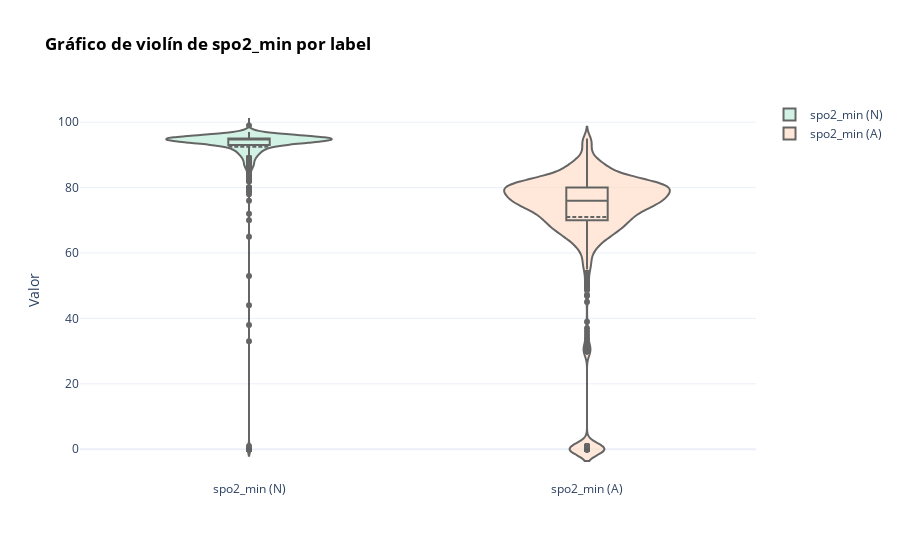
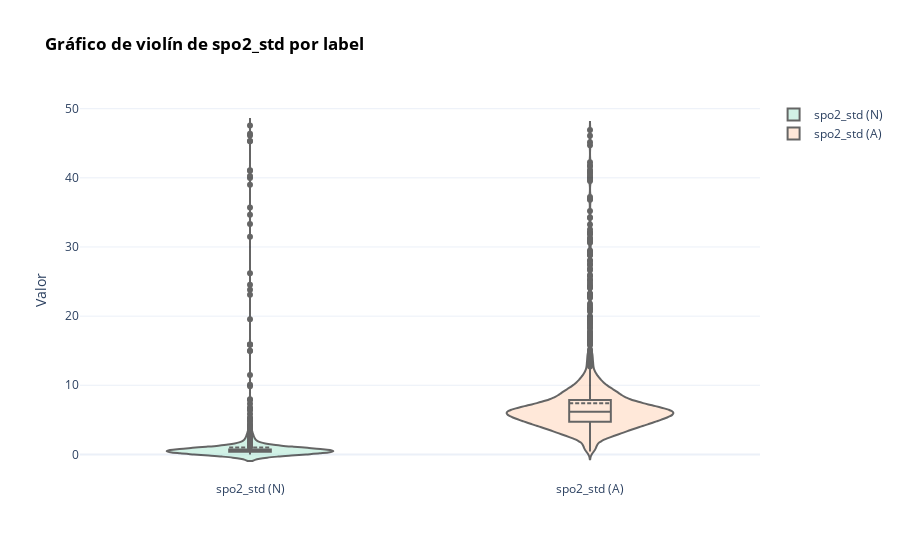
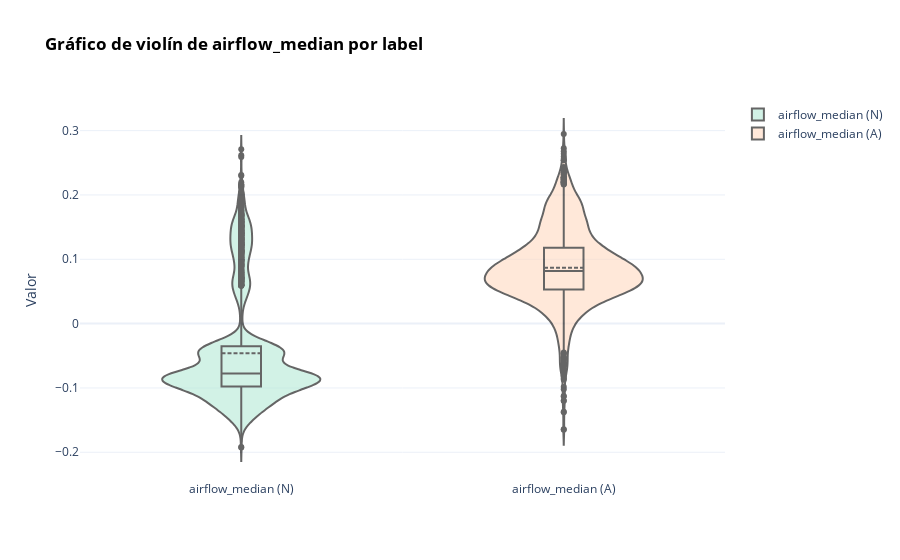
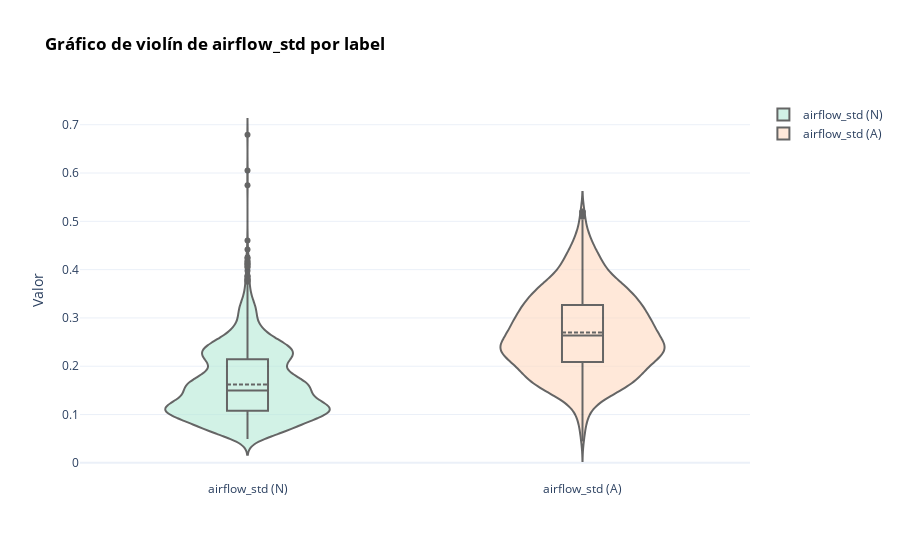

These figures' notebook cell, in order:
### Code cell
variables_clave = ['spo2_min', 'spo2_std','airflow_median', 'airflow_std', 'airflow_mean_PSD_0_0.1','median_rr', 'var_rr','rmssd']

#Color seleccionado para cada variable
color_palette = [
    "#A7C7E7",  # Light blue
    "#B5EAD7",  # Mint
    "#FFDAC1",  # Soft peach
    "#C7CEEA",  # Lavender
    "#F9E2AE",  # Pastel yellow
    "#FFC4D6",  # Light pink
    "#D5AAFF",  # Soft purple
    "#A8E6CF"   # Pastel green
]


# Genera subplots para cada variable
for i, col in enumerate(variables_clave):
    
    plot_variable_by_group(df, col,'label')

### Figure 1 — Plotly figure (JSON) as saved in the notebook; plotly's stock layout.template omitted (floating-point values rounded to 4 significant figures; data arrays with more than 128 entries replaced by an {"elided": "..."} marker saying what was removed)
{"data": [{"box": {"visible": true}, "fillcolor": "#b5ead7", "line": {"color": "black"}, "meanline": {"visible": true}, "name": "spo2_min (N)", "opacity": 0.6, "type": "violin", "y": {"elided": "2311 int values"}}, {"box": {"visible": true}, "fillcolor": "#ffdac1", "line": {"color": "black"}, "meanline": {"visible": true}, "name": "spo2_min (A)", "opacity": 0.6, "type": "violin", "y": {"elided": "1587 int values"}}], "layout": {"title": {"font": {"color": "black"}, "text": "<b>Gráfico de violín de spo2_min por label</b>"}, "yaxis": {"title": {"text": "Valor"}}}}

### Figure 2 — Plotly figure (JSON) as saved in the notebook; plotly's stock layout.template omitted (floating-point values rounded to 4 significant figures; data arrays with more than 128 entries replaced by an {"elided": "..."} marker saying what was removed)
{"data": [{"box": {"visible": true}, "fillcolor": "#b5ead7", "line": {"color": "black"}, "meanline": {"visible": true}, "name": "spo2_std (N)", "opacity": 0.6, "type": "violin", "y": {"elided": "2311 float values"}}, {"box": {"visible": true}, "fillcolor": "#ffdac1", "line": {"color": "black"}, "meanline": {"visible": true}, "name": "spo2_std (A)", "opacity": 0.6, "type": "violin", "y": {"elided": "1587 float values"}}], "layout": {"title": {"font": {"color": "black"}, "text": "<b>Gráfico de violín de spo2_std por label</b>"}, "yaxis": {"title": {"text": "Valor"}}}}

### Figure 3 — Plotly figure (JSON) as saved in the notebook; plotly's stock layout.template omitted (floating-point values rounded to 4 significant figures; data arrays with more than 128 entries replaced by an {"elided": "..."} marker saying what was removed)
{"data": [{"box": {"visible": true}, "fillcolor": "#b5ead7", "line": {"color": "black"}, "meanline": {"visible": true}, "name": "airflow_median (N)", "opacity": 0.6, "type": "violin", "y": {"elided": "2311 float values"}}, {"box": {"visible": true}, "fillcolor": "#ffdac1", "line": {"color": "black"}, "meanline": {"visible": true}, "name": "airflow_median (A)", "opacity": 0.6, "type": "violin", "y": {"elided": "1587 float values"}}], "layout": {"title": {"font": {"color": "black"}, "text": "<b>Gráfico de violín de airflow_median por label</b>"}, "yaxis": {"title": {"text": "Valor"}}}}

### Figure 4 — Plotly figure (JSON) as saved in the notebook; plotly's stock layout.template omitted (floating-point values rounded to 4 significant figures; data arrays with more than 128 entries replaced by an {"elided": "..."} marker saying what was removed)
{"data": [{"box": {"visible": true}, "fillcolor": "#b5ead7", "line": {"color": "black"}, "meanline": {"visible": true}, "name": "airflow_std (N)", "opacity": 0.6, "type": "violin", "y": {"elided": "2311 float values"}}, {"box": {"visible": true}, "fillcolor": "#ffdac1", "line": {"color": "black"}, "meanline": {"visible": true}, "name": "airflow_std (A)", "opacity": 0.6, "type": "violin", "y": {"elided": "1587 float values"}}], "layout": {"title": {"font": {"color": "black"}, "text": "<b>Gráfico de violín de airflow_std por label</b>"}, "yaxis": {"title": {"text": "Valor"}}}}
